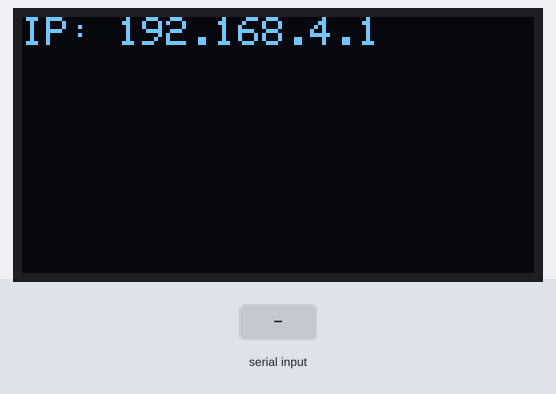
The sketch below on a simulated ESP8266 (NodeMCU). On the bench: 128×64 one-colour display. The test bench sets the inputs (shaded band). The display library's start-up logo is not drawn; what the sketch prints to the serial monitor is not drawn.

Above: at 4.2 s.
4.3 s: "1" received over Serial
At 7.3 s:
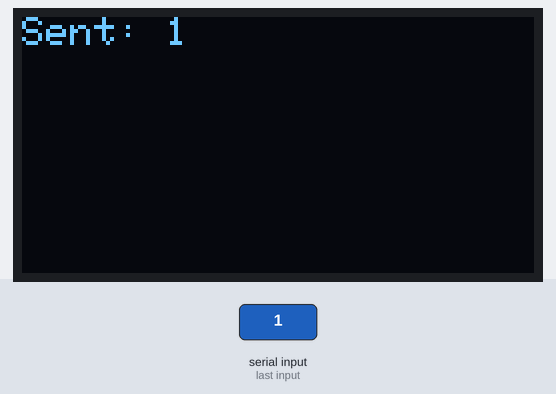
7.6 s: "0" received over Serial
At 9.4 s:
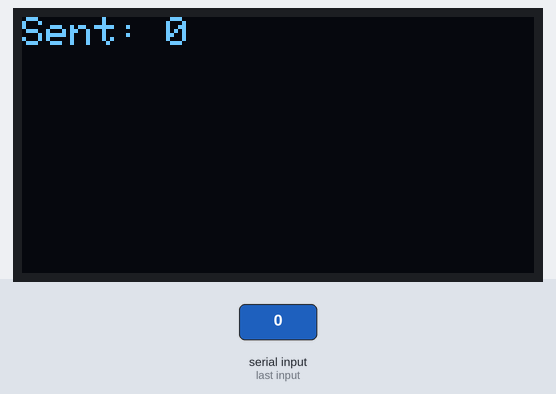
10.6 s: "2" received over Serial
Timing chart, 0 to 13.6 s (numbered marks = the images above; inputs shaded):
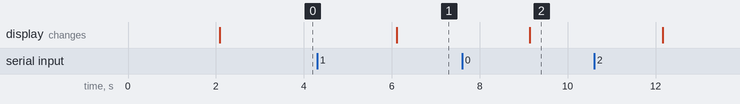

The sketch:

TeacherBoxCode.ino
```cpp
#include <ESP8266WiFi.h>
#include <WiFiUdp.h>
#include <Adafruit_SSD1306.h>
#include <Wire.h>

#define SCREEN_WIDTH 128
#define SCREEN_HEIGHT 64
#define OLED_RESET    -1
Adafruit_SSD1306 display(SCREEN_WIDTH, SCREEN_HEIGHT, &Wire, OLED_RESET);

const char *ssid = "ESP8266-AP";  // AP SSID
const char *password = "12345678"; // AP password

WiFiUDP udp;
IPAddress remoteIP(192, 168, 4, 2);  // IP address of the station ESP8266 (adjust as needed)
int remotePort = 1234;  // Port to send data to

void setup() {
  Serial.begin(115200);
  // Initialize OLED
  if (!display.begin(SSD1306_SWITCHCAPVCC, 0x3C)) {
    Serial.println(F("SSD1306 allocation failed"));
    for (;;);
  }
  display.display();
  delay(2000);

  // Set up WiFi as Access Point
  WiFi.softAP(ssid, password);
  Serial.println("AP Started");
  Serial.print("IP Address: ");
  Serial.println(WiFi.softAPIP());

  // Show IP address on OLED
  display.clearDisplay();
  display.setTextSize(1);
  display.setTextColor(SSD1306_WHITE);
  display.setCursor(0, 0);
  display.print("IP: ");
  display.println(WiFi.softAPIP());
  display.display();

  delay(1000);
}

void loop() {

  if (Serial.available() > 0) {
    String str = Serial.readString();
    str.trim();
    Serial.println(str);
      udp.beginPacket(remoteIP, remotePort);
  udp.write(str.c_str());
  udp.endPacket();
  display.clearDisplay();
  display.setCursor(0, 0);
  display.print("Sent: ");
  display.println(str);
  display.display();

}
  String message = "Hello from AP ESP8266!";


  // Display sent message on OLED


  delay(1000);  // Send message every 1 second
}
```

Measured:
- after the input at 4.3 s, the display: changes after 1.8 s (image 1)
- after the input at 7.6 s, the display: changes after 1.5 s (image 2)
